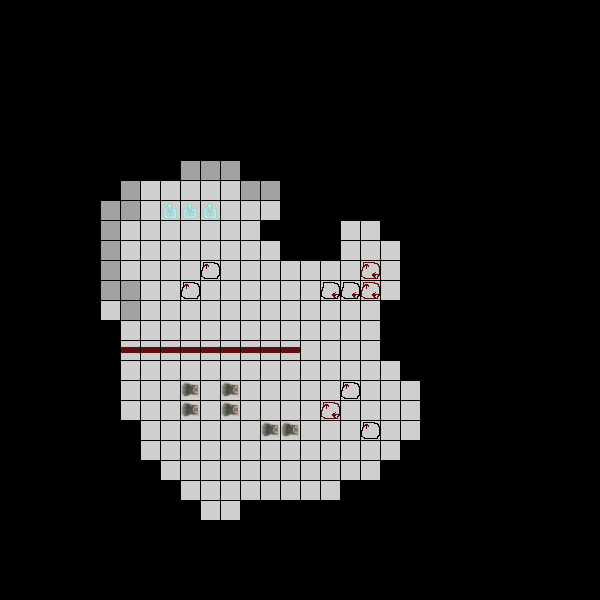

Below is a game level as drawn by its tile map, then a one-line description and the .tmx that defines it (tile-layer data replaced by summaries):
An orthogonal 30x30 tile map with 20x20 px tiles, 4 tile layers (Height, Objects, Opt1, Opt2).

<map version="1.0" tiledversion="1.0.3" orientation="orthogonal" renderorder="right-down" width="30" height="30" tilewidth="20" tileheight="20" nextobjectid="1">
 <tileset firstgid="1" source="LevelTiles.tsx" />
 <layer name="Height" width="30" height="30">
  <data>[900 cells, 204 non-empty, 2 distinct tile ids]</data>
 </layer>
 <layer name="Objects" width="30" height="30">
  <data>[900 cells, 27 non-empty, 5 distinct tile ids]</data>
 </layer>
 <objectgroup name="Link" />
 <layer name="Opt1" width="30" height="30">
  <data>[900 cells, 9 non-empty, 2 distinct tile ids]</data>
 </layer>
 <layer name="Opt2" width="30" height="30">
  <data>[900 cells, 3 non-empty, 2 distinct tile ids]</data>
 </layer>
</map>
